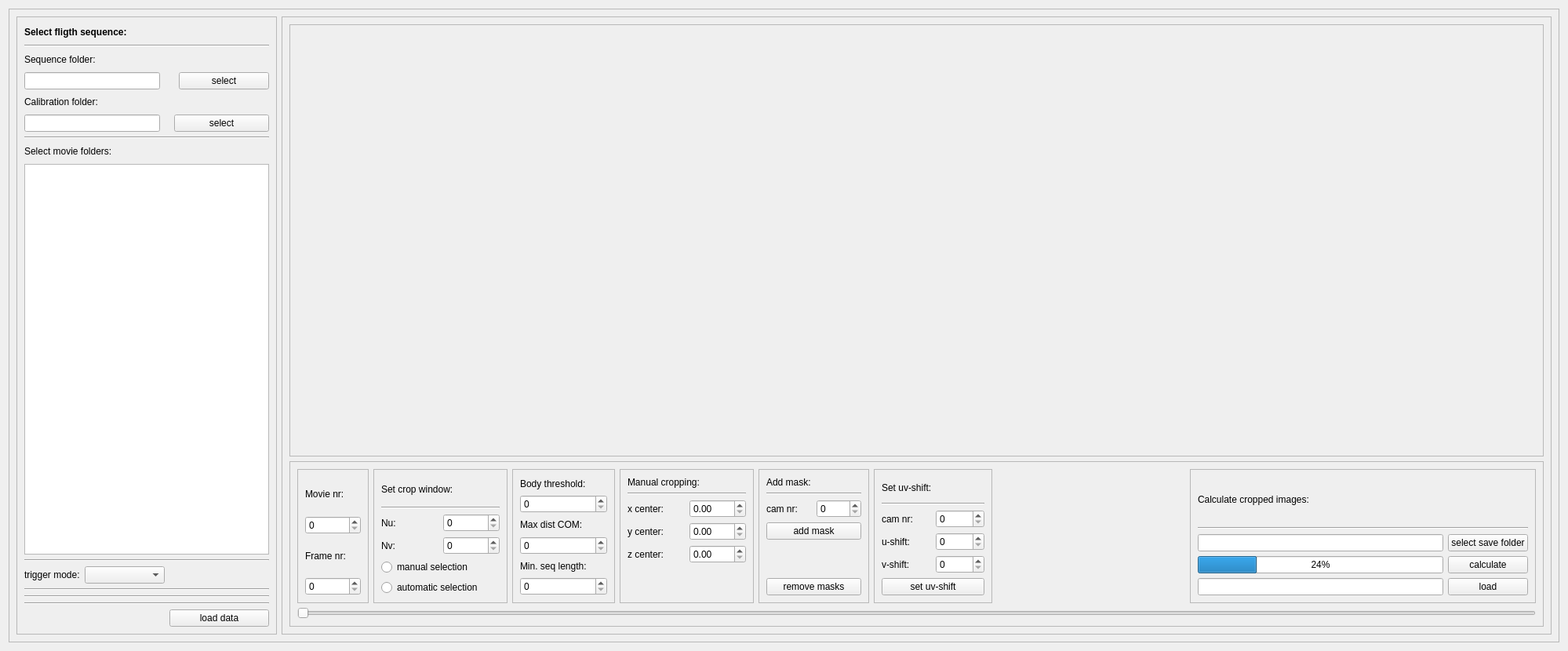
      <widget class="QWidget" name="DataLoadTab">
       <attribute name="title">
        <string>Load data</string>
       </attribute>
       <layout class="QVBoxLayout" name="verticalLayout_7">
        <item>
         <widget class="QFrame" name="frame">
          <property name="frameShape">
           <enum>QFrame::StyledPanel</enum>
          </property>
          <property name="frameShadow">
           <enum>QFrame::Raised</enum>
          </property>
          <layout class="QHBoxLayout" name="horizontalLayout">
           <item>
            <widget class="QFrame" name="frame_2">
             <property name="frameShape">
              <enum>QFrame::StyledPanel</enum>
             </property>
             <property name="frameShadow">
              <enum>QFrame::Raised</enum>
             </property>
             <layout class="QGridLayout" name="gridLayout">
              <item row="0" column="0" colspan="4">
               <widget class="QLabel" name="label">
                <property name="text">
                 <string>&lt;html&gt;&lt;head/&gt;&lt;body&gt;&lt;p&gt;&lt;span style=&quot; font-weight:600;&quot;&gt;Select fligth sequence:&lt;/span&gt;&lt;/p&gt;&lt;/body&gt;&lt;/html&gt;</string>
                </property>
               </widget>
              </item>
              <item row="1" column="0" colspan="8">
               <widget class="Line" name="line">
                <property name="orientation">
                 <enum>Qt::Horizontal</enum>
                </property>
               </widget>
              </item>
              <item row="4" column="0" colspan="2">
               <widget class="QLabel" name="label_4">
                <property name="text">
                 <string>Calibration folder:</string>
                </property>
               </widget>
              </item>
              <item row="12" column="0" colspan="8">
               <widget class="Line" name="line_16">
                <property name="orientation">
                 <enum>Qt::Horizontal</enum>
                </property>
               </widget>
              </item>
              <item row="13" column="0" colspan="8">
               <widget class="Line" name="line_5">
                <property name="orientation">
                 <enum>Qt::Horizontal</enum>
                </property>
               </widget>
              </item>
              <item row="0" column="6" colspan="2">
               <spacer name="horizontalSpacer_5">
                <property name="orientation">
                 <enum>Qt::Horizontal</enum>
                </property>
                <property name="sizeHint" stdset="0">
                 <size>
                  <width>116</width>
                  <height>20</height>
                 </size>
                </property>
               </spacer>
              </item>
              <item row="4" column="3" colspan="5">
               <spacer name="horizontalSpacer_7">
                <property name="orientation">
                 <enum>Qt::Horizontal</enum>
                </property>
                <property name="sizeHint" stdset="0">
                 <size>
                  <width>151</width>
                  <height>20</height>
                 </size>
                </property>
               </spacer>
              </item>
              <item row="7" column="4" colspan="4">
               <spacer name="horizontalSpacer_6">
                <property name="orientation">
                 <enum>Qt::Horizontal</enum>
                </property>
                <property name="sizeHint" stdset="0">
                 <size>
                  <width>133</width>
                  <height>20</height>
                 </size>
                </property>
               </spacer>
              </item>
              <item row="7" column="0" colspan="3">
               <widget class="QLabel" name="label_5">
                <property name="text">
                 <string>Select movie folders:</string>
                </property>
               </widget>
              </item>
              <item row="8" column="0" colspan="8">
               <widget class="QTableWidget" name="movie_table"/>
              </item>
              <item row="3" column="0" colspan="4">
               <widget class="QLineEdit" name="seq_folder_disp"/>
              </item>
              <item row="6" column="0" colspan="8">
               <widget class="Line" name="line_2">
                <property name="orientation">
                 <enum>Qt::Horizontal</enum>
                </property>
               </widget>
              </item>
              <item row="2" column="0" colspan="2">
               <widget class="QLabel" name="label_2">
                <property name="text">
                 <string>Sequence folder:</string>
                </property>
               </widget>
              </item>
              <item row="11" column="0" colspan="8">
               <widget class="Line" name="line_4">
                <property name="orientation">
                 <enum>Qt::Horizontal</enum>
                </property>
               </widget>
              </item>
              <item row="14" column="5" colspan="3">
               <widget class="QPushButton" name="load_seq_btn">
                <property name="text">
                 <string>load data</string>
                </property>
               </widget>
              </item>
              <item row="3" column="7">
               <widget class="QPushButton" name="select_seq_btn">
                <property name="text">
                 <string>select</string>
                </property>
               </widget>
              </item>
              <item row="14" column="0" colspan="4">
               <spacer name="horizontalSpacer_3">
                <property name="orientation">
                 <enum>Qt::Horizontal</enum>
                </property>
                <property name="sizeHint" stdset="0">
                 <size>
                  <width>173</width>
                  <height>20</height>
                 </size>
                </property>
               </spacer>
              </item>
              <item row="9" column="0" colspan="8">
               <widget class="Line" name="line_3">
                <property name="orientation">
                 <enum>Qt::Horizontal</enum>
                </property>
               </widget>
              </item>
              <item row="5" column="0" colspan="4">
               <widget class="QLineEdit" name="calib_folder_disp"/>
              </item>
              <item row="5" column="6" colspan="2">
               <widget class="QPushButton" name="select_calib_btn">
                <property name="text">
                 <string>select</string>
                </property>
               </widget>
              </item>
              <item row="2" column="2" colspan="6">
               <spacer name="horizontalSpacer_10">
                <property name="orientation">
                 <enum>Qt::Horizontal</enum>
                </property>
                <property name="sizeHint" stdset="0">
                 <size>
                  <width>168</width>
                  <height>20</height>
                 </size>
                </property>
               </spacer>
              </item>
              <item row="10" column="7">
               <spacer name="horizontalSpacer_4">
                <property name="orientation">
                 <enum>Qt::Horizontal</enum>
                </property>
                <property name="sizeHint" stdset="0">
                 <size>
                  <width>78</width>
                  <height>22</height>
                 </size>
                </property>
               </spacer>
              </item>
              <item row="10" column="0">
               <widget class="QLabel" name="label_6">
                <property name="text">
                 <string>trigger mode:</string>
                </property>
               </widget>
              </item>
              <item row="10" column="1" colspan="4">
               <widget class="QComboBox" name="trigger_mode_combo"/>
              </item>
             </layout>
            </widget>
           </item>
           <item>
            <widget class="QFrame" name="frame_3">
             <property name="frameShape">
              <enum>QFrame::StyledPanel</enum>
             </property>
             <property name="frameShadow">
              <enum>QFrame::Raised</enum>
             </property>
             <layout class="QVBoxLayout" name="verticalLayout_3">
              <item>
               <widget class="ImgViewer1" name="img_viewer_1">
                <property name="minimumSize">
                 <size>
                  <width>1404</width>
                  <height>551</height>
                 </size>
                </property>
                <property name="frameShape">
                 <enum>QFrame::StyledPanel</enum>
                </property>
                <property name="frameShadow">
                 <enum>QFrame::Raised</enum>
                </property>
               </widget>
              </item>
              <item>
               <widget class="QFrame" name="frame_5">
                <property name="minimumSize">
                 <size>
                  <width>1389</width>
                  <height>211</height>
                 </size>
                </property>
                <property name="maximumSize">
                 <size>
                  <width>16777215</width>
                  <height>211</height>
                 </size>
                </property>
                <property name="frameShape">
                 <enum>QFrame::StyledPanel</enum>
                </property>
                <property name="frameShadow">
                 <enum>QFrame::Raised</enum>
                </property>
                <layout class="QGridLayout" name="gridLayout_13">
                 <item row="0" column="0">
                  <widget class="QFrame" name="frame_6">
                   <property name="minimumSize">
                    <size>
                     <width>91</width>
                     <height>171</height>
                    </size>
                   </property>
                   <property name="maximumSize">
                    <size>
                     <width>16777215</width>
                     <height>171</height>
                    </size>
                   </property>
                   <property name="frameShape">
                    <enum>QFrame::StyledPanel</enum>
                   </property>
                   <property name="frameShadow">
                    <enum>QFrame::Raised</enum>
                   </property>
                   <layout class="QVBoxLayout" name="verticalLayout">
                    <item>
                     <widget class="QLabel" name="label_7">
                      <property name="text">
                       <string>Movie nr:</string>
                      </property>
                     </widget>
                    </item>
                    <item>
                     <widget class="QSpinBox" name="movie_spin_1"/>
                    </item>
                    <item>
                     <widget class="QLabel" name="label_8">
                      <property name="text">
                       <string>Frame nr:</string>
                      </property>
                     </widget>
                    </item>
                    <item>
                     <widget class="QSpinBox" name="frame_spin_1"/>
                    </item>
                   </layout>
                  </widget>
                 </item>
                 <item row="0" column="1">
                  <widget class="QFrame" name="frame_11">
                   <property name="minimumSize">
                    <size>
                     <width>171</width>
                     <height>171</height>
                    </size>
                   </property>
                   <property name="maximumSize">
                    <size>
                     <width>171</width>
                     <height>16777215</height>
                    </size>
                   </property>
                   <property name="frameShape">
                    <enum>QFrame::StyledPanel</enum>
                   </property>
                   <property name="frameShadow">
                    <enum>QFrame::Raised</enum>
                   </property>
                   <layout class="QGridLayout" name="gridLayout_7">
                    <item row="0" column="0" colspan="2">
                     <widget class="QLabel" name="label_33">
                      <property name="text">
                       <string>Set crop window:</string>
                      </property>
                     </widget>
                    </item>
                    <item row="1" column="0" colspan="2">
                     <widget class="Line" name="line_14">
                      <property name="orientation">
                       <enum>Qt::Horizontal</enum>
                      </property>
                     </widget>
                    </item>
                    <item row="2" column="0">
                     <widget class="QLabel" name="label_34">
                      <property name="text">
                       <string>Nu:</string>
                      </property>
                     </widget>
                    </item>
                    <item row="2" column="1">
                     <widget class="QSpinBox" name="Nu_crop_spin"/>
                    </item>
                    <item row="3" column="0">
                     <widget class="QLabel" name="label_35">
                      <property name="text">
                       <string>Nv:</string>
                      </property>
                     </widget>
                    </item>
                    <item row="3" column="1">
                     <widget class="QSpinBox" name="Nv_crop_spin"/>
                    </item>
                    <item row="4" column="0" colspan="2">
                     <widget class="QRadioButton" name="man_select_btn">
                      <property name="text">
                       <string>manual selection</string>
                      </property>
                     </widget>
                    </item>
                    <item row="5" column="0" colspan="2">
                     <widget class="QRadioButton" name="auto_select_btn">
                      <property name="text">
                       <string>automatic selection</string>
                      </property>
                     </widget>
                    </item>
                   </layout>
                  </widget>
                 </item>
                 <item row="0" column="2">
                  <widget class="QFrame" name="frame_8">
                   <property name="minimumSize">
                    <size>
                     <width>131</width>
                     <height>171</height>
                    </size>
                   </property>
                   <property name="maximumSize">
                    <size>
                     <width>16777215</width>
                     <height>171</height>
                    </size>
                   </property>
                   <property name="frameShape">
                    <enum>QFrame::StyledPanel</enum>
                   </property>
                   <property name="frameShadow">
                    <enum>QFrame::Raised</enum>
                   </property>
                   <layout class="QVBoxLayout" name="verticalLayout_8">
                    <item>
                     <widget class="QLabel" name="label_3">
                      <property name="text">
                       <string>Body threshold:</string>
                      </property>
                     </widget>
                    </item>
                    <item>
                     <widget class="QSpinBox" name="body_thresh_spin"/>
                    </item>
                    <item>
                     <widget class="QLabel" name="label_14">
                      <property name="text">
                       <string>Max dist COM:</string>
                      </property>
                     </widget>
                    </item>
                    <item>
                     <widget class="QSpinBox" name="max_dist_COM_spin"/>
                    </item>
                    <item>
                     <widget class="QLabel" name="label_12">
                      <property name="text">
                       <string>Min. seq length:</string>
                      </property>
                     </widget>
                    </item>
                    <item>
                     <widget class="QSpinBox" name="min_len_spin"/>
                    </item>
                   </layout>
                  </widget>
                 </item>
                 <item row="0" column="3">
                  <widget class="QFrame" name="frame_16">
                   <property name="minimumSize">
                    <size>
                     <width>171</width>
                     <height>171</height>
                    </size>
                   </property>
                   <property name="maximumSize">
                    <size>
                     <width>171</width>
                     <height>171</height>
                    </size>
                   </property>
                   <property name="frameShape">
                    <enum>QFrame::StyledPanel</enum>
                   </property>
                   <property name="frameShadow">
                    <enum>QFrame::Raised</enum>
                   </property>
                   <layout class="QGridLayout" name="gridLayout_11">
                    <item row="0" column="0" colspan="2">
                     <widget class="QLabel" name="label_36">
                      <property name="text">
                       <string>Manual cropping:</string>
                      </property>
                     </widget>
                    </item>
                    <item row="1" column="0" colspan="2">
                     <widget class="Line" name="line_15">
                      <property name="orientation">
                       <enum>Qt::Horizontal</enum>
                      </property>
                     </widget>
                    </item>
                    <item row="2" column="0">
                     <widget class="QLabel" name="label_44">
                      <property name="text">
                       <string>x center:</string>
                      </property>
                     </widget>
                    </item>
                    <item row="2" column="1">
                     <widget class="QDoubleSpinBox" name="crop_x_spin"/>
                    </item>
                    <item row="3" column="0">
                     <widget class="QLabel" name="label_45">
                      <property name="text">
                       <string>y center:</string>
                      </property>
                     </widget>
                    </item>
                    <item row="3" column="1">
                     <widget class="QDoubleSpinBox" name="crop_y_spin"/>
                    </item>
                    <item row="4" column="0">
                     <widget class="QLabel" name="label_46">
                      <property name="text">
                       <string>z center:</string>
                      </property>
                     </widget>
                    </item>
                    <item row="4" column="1">
                     <widget class="QDoubleSpinBox" name="crop_z_spin"/>
                    </item>
                    <item row="5" column="0" colspan="2">
                     <spacer name="verticalSpacer">
                      <property name="orientation">
                       <enum>Qt::Vertical</enum>
                      </property>
                      <property name="sizeHint" stdset="0">
                       <size>
                        <width>138</width>
                        <height>20</height>
                       </size>
                      </property>
                     </spacer>
                    </item>
                   </layout>
                  </widget>
                 </item>
                 <item row="0" column="4">
                  <widget class="QFrame" name="frame_21">
                   <property name="minimumSize">
                    <size>
                     <width>141</width>
                     <height>171</height>
                    </size>
                   </property>
                   <property name="maximumSize">
                    <size>
                     <width>141</width>
                     <height>171</height>
                    </size>
                   </property>
                   <property name="frameShape">
                    <enum>QFrame::StyledPanel</enum>
                   </property>
                   <property name="frameShadow">
                    <enum>QFrame::Raised</enum>
                   </property>
                   <layout class="QGridLayout" name="gridLayout_12">
                    <item row="0" column="0" colspan="2">
                     <widget class="QLabel" name="label_47">
                      <property name="text">
                       <string>Add mask:</string>
                      </property>
                     </widget>
                    </item>
                    <item row="1" column="0" colspan="2">
                     <widget class="Line" name="line_18">
                      <property name="orientation">
                       <enum>Qt::Horizontal</enum>
                      </property>
                     </widget>
                    </item>
                    <item row="2" column="0">
                     <widget class="QLabel" name="label_48">
                      <property name="text">
                       <string>cam nr:</string>
                      </property>
                     </widget>
                    </item>
                    <item row="2" column="1">
                     <widget class="QSpinBox" name="cam_mask_spin"/>
                    </item>
                    <item row="3" column="0" colspan="2">
                     <widget class="QPushButton" name="add_mask_btn">
                      <property name="text">
                       <string>add mask</string>
                      </property>
                     </widget>
                    </item>
                    <item row="4" column="0" colspan="2">
                     <spacer name="verticalSpacer_2">
                      <property name="orientation">
                       <enum>Qt::Vertical</enum>
                      </property>
                      <property name="sizeHint" stdset="0">
                       <size>
                        <width>108</width>
                        <height>22</height>
                       </size>
                      </property>
                     </spacer>
                    </item>
                    <item row="5" column="0" colspan="2">
                     <widget class="QPushButton" name="remove_masks_btn">
                      <property name="text">
                       <string>remove masks</string>
                      </property>
                     </widget>
                    </item>
                   </layout>
                  </widget>
                 </item>
                 <item row="0" column="5">
                  <widget class="QFrame" name="frame_20">
                   <property name="minimumSize">
                    <size>
                     <width>151</width>
                     <height>171</height>
                    </size>
                   </property>
                   <property name="maximumSize">
                    <size>
                     <width>151</width>
                     <height>16777215</height>
                    </size>
                   </property>
                   <property name="frameShape">
                    <enum>QFrame::StyledPanel</enum>
                   </property>
                   <property name="frameShadow">
                    <enum>QFrame::Raised</enum>
                   </property>
                   <layout class="QGridLayout" name="gridLayout_10">
                    <item row="0" column="0" colspan="2">
                     <widget class="QLabel" name="label_40">
                      <property name="text">
                       <string>Set uv-shift:</string>
                      </property>
                     </widget>
                    </item>
                    <item row="1" column="0" colspan="2">
                     <widget class="Line" name="line_17">
                      <property name="orientation">
                       <enum>Qt::Horizontal</enum>
                      </property>
                     </widget>
                    </item>
                    <item row="2" column="0">
                     <widget class="QLabel" name="label_41">
                      <property name="text">
                       <string>cam nr:</string>
                      </property>
                     </widget>
                    </item>
                    <item row="2" column="1">
                     <widget class="QSpinBox" name="cam_uv_shift_spin"/>
                    </item>
                    <item row="3" column="0">
                     <widget class="QLabel" name="label_42">
                      <property name="text">
                       <string>u-shift:</string>
                      </property>
                     </widget>
                    </item>
                    <item row="3" column="1">
                     <widget class="QSpinBox" name="u_uv_shift_spin"/>
                    </item>
                    <item row="4" column="0">
                     <widget class="QLabel" name="label_43">
                      <property name="text">
                       <string>v-shift:</string>
                      </property>
                     </widget>
                    </item>
                    <item row="4" column="1">
                     <widget class="QSpinBox" name="v_uv_shift_spin"/>
                    </item>
                    <item row="5" column="0" colspan="2">
                     <widget class="QPushButton" name="set_uv_shift_btn">
                      <property name="text">
                       <string>set uv-shift</string>
                      </property>
                     </widget>
                    </item>
                   </layout>
                  </widget>
                 </item>
                 <item row="0" column="6">
                  <spacer name="horizontalSpacer_2">
                   <property name="orientation">
                    <enum>Qt::Horizontal</enum>
                   </property>
                   <property name="sizeHint" stdset="0">
                    <size>
                     <width>240</width>
                     <height>148</height>
                    </size>
                   </property>
                  </spacer>
                 </item>
                 <item row="0" column="7">
                  <widget class="QFrame" name="frame_9">
                   <property name="minimumSize">
                    <size>
                     <width>441</width>
                     <height>171</height>
                    </size>
                   </property>
                   <property name="maximumSize">
                    <size>
                     <width>16777215</width>
                     <height>171</height>
                    </size>
                   </property>
                   <property name="frameShape">
                    <enum>QFrame::StyledPanel</enum>
                   </property>
                   <property name="frameShadow">
                    <enum>QFrame::Raised</enum>
                   </property>
                   <layout class="QGridLayout" name="gridLayout_3">
                    <item row="0" column="0">
                     <widget class="QLabel" name="label_13">
                      <property name="text">
                       <string>Calculate cropped images:</string>
                      </property>
                     </widget>
                    </item>
                    <item row="1" column="0" colspan="2">
                     <widget class="Line" name="line_8">
                      <property name="orientation">
                       <enum>Qt::Horizontal</enum>
                      </property>
                     </widget>
                    </item>
                    <item row="2" column="0">
                     <widget class="QLineEdit" name="save_fldr_disp"/>
                    </item>
                    <item row="2" column="1">
                     <widget class="QPushButton" name="select_save_fldr_btn">
                      <property name="text">
                       <string>select save folder</string>
                      </property>
                     </widget>
                    </item>
                    <item row="3" column="0">
                     <widget class="QProgressBar" name="crop_seq_calc_progress">
                      <property name="value">
                       <number>24</number>
                      </property>
                     </widget>
                    </item>
                    <item row="3" column="1">
                     <widget class="QPushButton" name="calc_crop_seq_btn">
                      <property name="text">
                       <string>calculate</string>
                      </property>
                     </widget>
                    </item>
                    <item row="4" column="1">
                     <widget class="QPushButton" name="load_crop_seq_btn">
                      <property name="text">
                       <string>load</string>
                      </property>
                     </widget>
                    </item>
                    <item row="4" column="0">
                     <widget class="QLineEdit" name="load_file_disp"/>
                    </item>
                   </layout>
                  </widget>
                 </item>
                 <item row="1" column="0" colspan="8">
                  <widget class="QSlider" name="frame_slider">
                   <property name="orientation">
                    <enum>Qt::Horizontal</enum>
                   </property>
                  </widget>
                 </item>
                </layout>
               </widget>
              </item>
             </layout>
            </widget>
           </item>
          </layout>
         </widget>
        </item>
       </layout>
      </widget>
